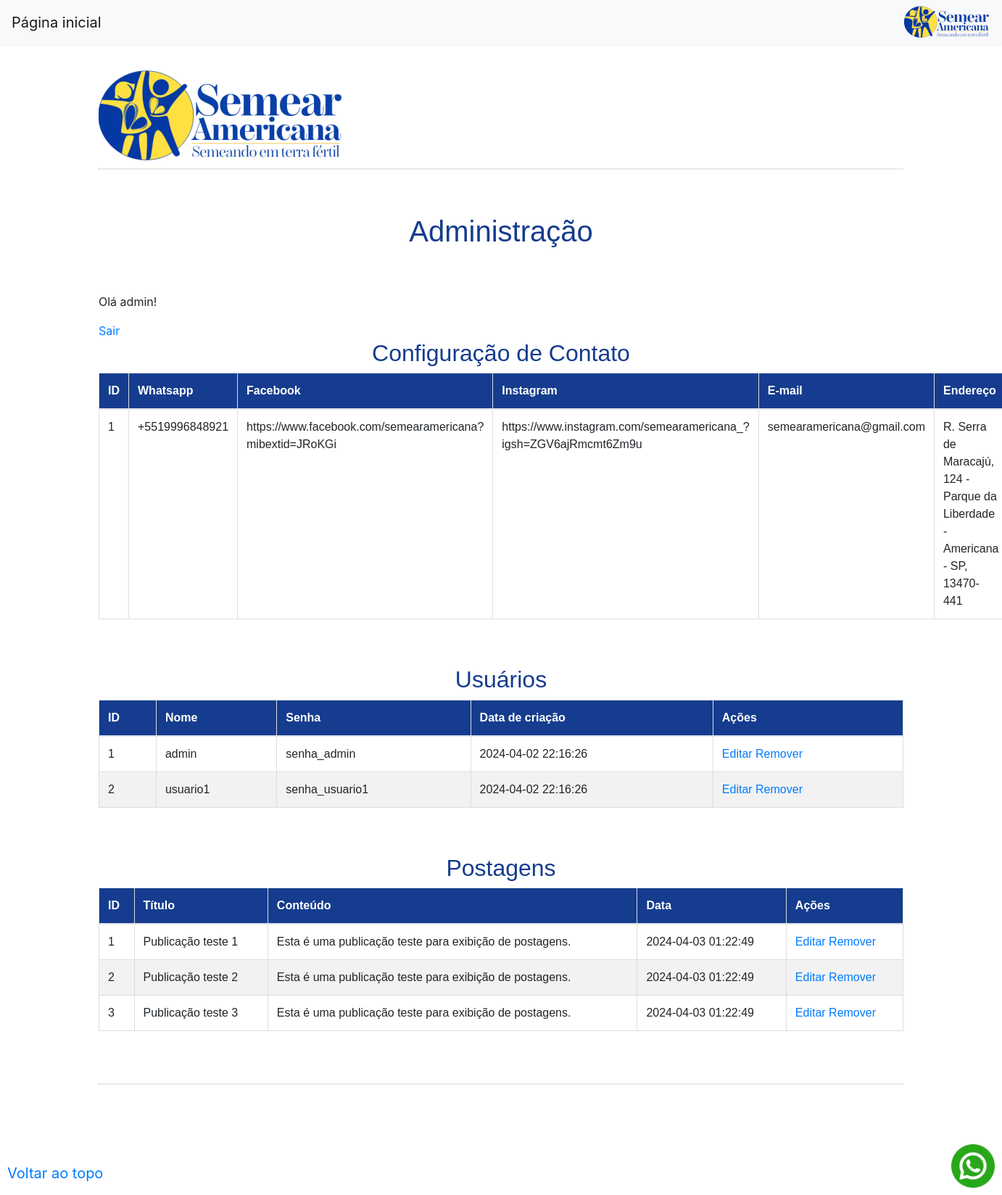
Page /admin (signed in) on the earlier database version.
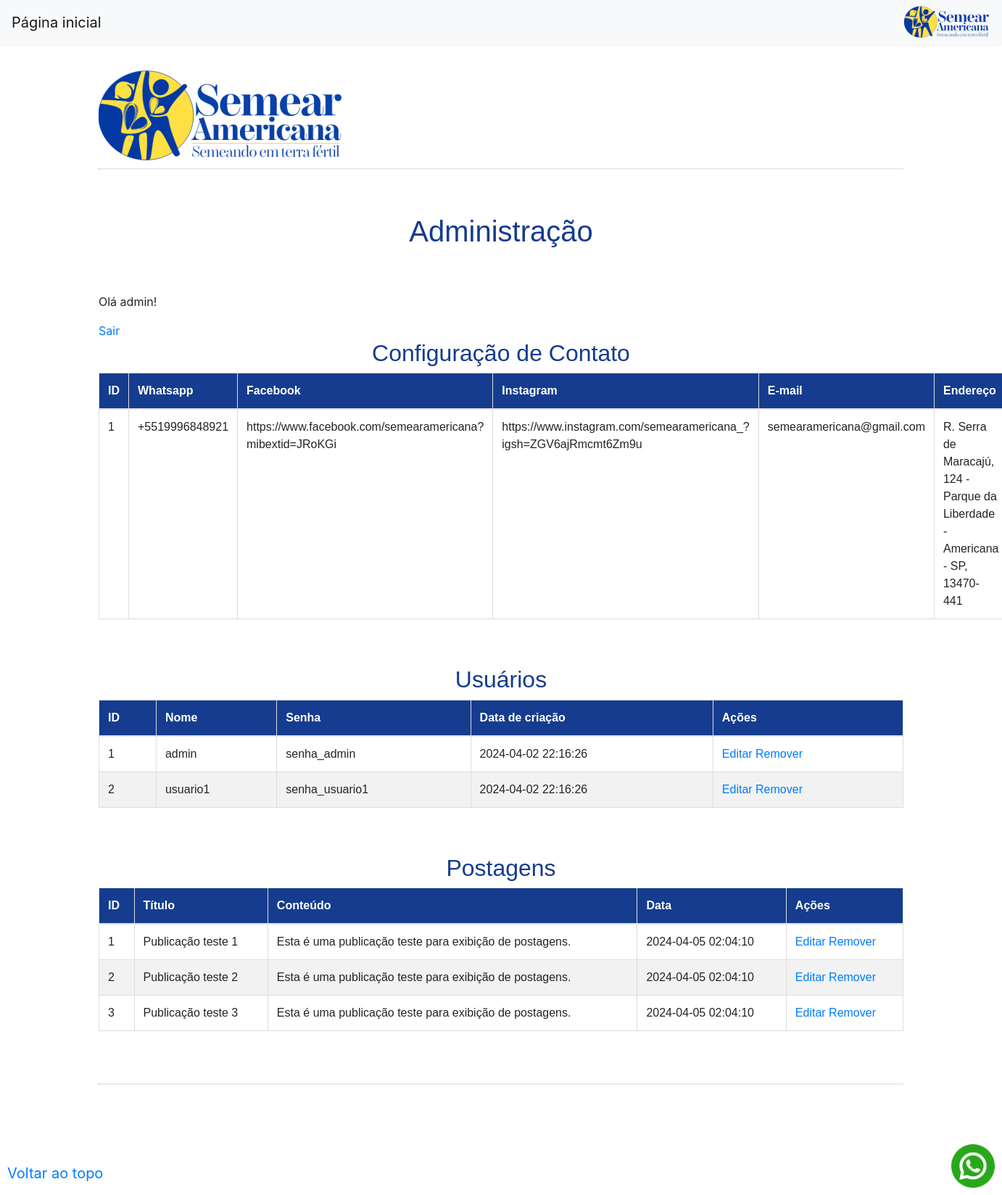
Same page on the later database version.
### tables this page shows
CREATE TABLE contato (
    id INTEGER PRIMARY KEY AUTOINCREMENT,
    created TIMESTAMP NOT NULL DEFAULT CURRENT_TIMESTAMP,
    whatsapp TEXT NOT NULL,
    facebook TEXT NOT NULL,
    instagram TEXT NOT NULL,
    email TEXT NOT NULL,
    endereco TEXT NOT NULL
);

CREATE TABLE usuarios (
    id INTEGER PRIMARY KEY AUTOINCREMENT,
    created TIMESTAMP NOT NULL DEFAULT CURRENT_TIMESTAMP,
    nome TEXT NOT NULL UNIQUE,
    senha TEXT NOT NULL
);

CREATE TABLE posts (
    id INTEGER PRIMARY KEY AUTOINCREMENT,
    created TIMESTAMP NOT NULL DEFAULT CURRENT_TIMESTAMP,
    title TEXT NOT NULL,
    content TEXT NOT NULL
);

### app.py (the view)
@app.route('/admin')
@login_required
def admin():
    conn = get_db_connection()
    posts = conn.execute('SELECT * FROM posts').fetchall()
    contato = conn.execute('SELECT * FROM contato').fetchall()
    usuarios = conn.execute('SELECT * FROM usuarios').fetchall()
    conn.close()
    return render_template('admin.html', usuario=current_user.nome, posts=posts, contato=contato, usuarios=usuarios)

### app.py (called while the page is built)
def get_db_connection():
    conn = sqlite3.connect('database.db')
    conn.row_factory = sqlite3.Row
    return conn

@login_manager.user_loader
def load_user(user_id):
    conn = get_db_connection()
    usuario = conn.execute('SELECT * FROM usuarios WHERE id = ?',
                        (user_id,)).fetchone()
    conn.close()
    if usuario:
        return Usuario(usuario[0], usuario[1], usuario[2])
    return None

### templates/admin.html (shortened to what this page needs)
{% extends 'base2.html' %}
{% block content %}
	<br><br><br>
	<div id="topo">
		<img src="{{ url_for('static', filename='img/semear_logo.png') }}" alt="Semear Americana | Semeando em terra fértil">
	</div>
	<hr>
	<br><br>
	<h1>Administração</h1>
	<br><br>
	{% if usuario %}
		<p>Olá {{ usuario }}!</p>
	{% endif %}
    <a href="/logout">Sair</a>
    <h2>Configuração de Contato</h2>
    {% if not contato %}
        <p>Configuração não cadastrada.</p>
    {% else %}
        <table class="table">
            <thead>
                <tr>
                    <th>ID</th>
                    <th>Whatsapp</th>
                    <th>Facebook</th>
                    <th>Instagram</th>
                    <th>E-mail</th>
                    <th>Endereço</th>
                </tr>
            </thead>
            <tbody>
                {% for contato in contato %}
                    <tr>
                        <td>{{ contato.id }}</td>
                        <td>{{ contato.whatsapp }}</td>
                        <td>{{ contato.facebook }}</td>
                        <td>{{ contato.instagram }}</td>
                        <td>{{ contato.email }}</td>
                        <td>{{ contato.endereco }}</td>
                    </tr>
                {% endfor %}
            </tbody>
        </table>
    {% endif %}
	<br><br>
    <h2>Usuários</h2>
    {% if not usuarios %}
        <p>Nenhuma usuário cadastrado.</p>
    {% else %}
        <table class="table">
            <thead>
                <tr>
                    <th>ID</th>
                    <th>Nome</th>
                    <th>Senha</th>
                    <th>Data de criação</th>
                    <th>Ações</th>
                </tr>
            </thead>
            <tbody>
                {% for usuario in usuarios %}
                    <tr>
                        <td>{{ usuario.id }}</td>
                        <td>{{ usuario.nome }}</td>
                        <td>{{ usuario.senha }}</td>
                        <td>{{ usuario.created }}</td>
                        <td>
                            <a href="/editar/{{ usuario.id }}">Editar</a>
                            <a href="/remover/{{ usuario.id }}">Remover</a>
                        </td>
                    </tr>
                {% endfor %}
            </tbody>
        </table>
    {% endif %}
	<br><br>
	<h2>Postagens</h2>
    {% if not posts %}
        <p>Nenhuma postagem cadastrada.</p>
    {% else %}
        <table class="table">
            <thead>
                <tr>
                    <th>ID</th>
                    <th>Título</th>
                    <th>Conteúdo</th>
                    <th>Data</th>
                    <th>Ações</th>
                </tr>
            </thead>
            <tbody>
                {% for post in posts %}
                    <tr>
                        <td>{{ post.id }}</td>
                        <td>{{ post.title }}</td>
                        <td>{{ post.content }}</td>
                        <td>{{ post.created }}</td>
                        <td>
                            <a href="/editar/{{ post.id }}">Editar</a>
                            <a href="/remover/{{ post.id }}">Remover</a>
                        </td>
                    </tr>
                {% endfor %}
            </tbody>
        </table>
    {% endif %}
	<br><br>
{% endblock %}

### templates/base2.html (shortened to what this page needs)
<!doctype html>
<html lang="en">
  <head>
    <link rel="stylesheet" href="https://stackpath.bootstrapcdn.com/bootstrap/4.3.1/css/bootstrap.min.css">
	<link rel="stylesheet" href="{{ url_for('static', filename='css/style.css') }}">
  </head>
  <body>
  	<div id="topo">
		<nav class="navbar navbar-expand-md navbar-light bg-light" style="position: fixed; top: 0; left: 0; width: 100%; z-index: 10; background-color: #fff; box-shadow: 0 0 5px rgba(0, 0, 0, 0.1);">
		<a class="navbar-brand" href="{{ url_for('index')}}">Página inicial</a>
		<right><img src="{{ url_for('static', filename='img/semear_logo_pq.png') }}" alt="Semear Americana | Semeando em terra fértil"></right>
	</div>
	{% for contato in contato %}
		<a class="navbar-brand" href="https://api.whatsapp.com/send?phone={{ contato['whatsapp'] }}&text=Olá! Venho a partir do site.">
		  <img src="{{ url_for('static', filename='img/whatsapp.png') }}" alt="Whatsapp" width="60" height="60" style="position: fixed; bottom: 10px; right: 10px; z-index: 100;">
		</a>
	{% endfor %}
	<a class="navbar-brand" href="#topo" style="position: fixed; bottom: 10px; left: 10px; z-index: 100;">Voltar ao topo</a>
    <div class="container">
        {% block content %} {% endblock %}
		<hr>
		<br><br><br>
	<br><br><br>
    </div>
  </body>
</html>

### static/css/style.css (style rules this page uses)
h1 { color: #153c8e; font-family: Arial, sans-serif; text-align: center; padding: 5px; }
h2 { color: #153c8e; font-family: Arial, sans-serif; text-align: center; padding 7px; }
hr { display: block; margin-top: 0.5em; margin-bottom: 0.5em; margin-left: auto; margin-right: auto; border-style: inset; border-width: 1px; }
table { font-family: Arial, Helvetica, sans-serif; border-collapse: collapse; width: 100%; }
table td, table th { border: 1px solid #ddd; padding: 8px; }
table tr:nth-child(even) { background-color: #f2f2f2; }
table th { padding-top: 12px; padding-bottom: 12px; text-align: left; background-color: #153c8e; color: white; }

Differences in the rows shown:
changed posts "Publicação teste 1": created "2024-04-03 01:22:49" → "2024-04-05 02:04:10"
changed posts "Publicação teste 2": created "2024-04-03 01:22:49" → "2024-04-05 02:04:10"
changed posts "Publicação teste 3": created "2024-04-03 01:22:49" → "2024-04-05 02:04:10"
